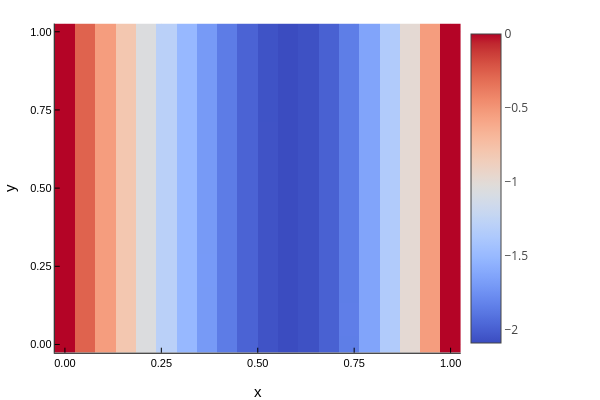

The notebook cell this image was saved under:
### Code cell
a2sol = reshape(sol[Ntot+1:2*Ntot], p.Nx, p.Ny)
heatmap(x,y, a2sol',
xlabel="x",
ylabel="y",
color=:coolwarm
)

### Figure 1 — Plotly figure (JSON) as saved in the notebook; plotly's stock layout.template omitted (floating-point values rounded to 4 significant figures; data arrays with more than 128 entries replaced by an {"elided": "..."} marker saying what was removed)
{"data": [{"colorbar": {"len": 0.9143, "title": "", "x": 0.7679, "y": 0.533}, "colorscale": {"elided": "100x2 mixed values"}, "name": "y1", "showlegend": false, "showscale": true, "type": "heatmap", "x": [-0.02632, 0.02632, 0.07895, 0.1316, 0.1842, 0.2368, 0.2895, 0.3421, 0.3947, 0.4474, 0.5, 0.5526, 0.6053, 0.6579, 0.7105, 0.7632, 0.8158, 0.8684, 0.9211, 0.9737, 1.026], "xaxis": "x", "y": [-0.02632, 0.02632, 0.07895, 0.1316, 0.1842, 0.2368, 0.2895, 0.3421, 0.3947, 0.4474, 0.5, 0.5526, 0.6053, 0.6579, 0.7105, 0.7632, 0.8158, 0.8684, 0.9211, 0.9737, 1.026], "yaxis": "y", "z": {"elided": "20x20 float values"}, "zmax": 1.27e-12, "zmin": -2.084}], "layout": {"annotations": [], "height": 400, "legend": {"bgcolor": "rgba(255, 255, 255, 1.000)", "bordercolor": "rgba(0, 0, 0, 1.000)", "borderwidth": 1, "font": {"color": "rgba(0, 0, 0, 1.000)", "family": "sans-serif", "size": 11}, "title": {"font": {"color": "rgba(0, 0, 0, 1.000)", "family": "sans-serif", "size": 15}, "text": ""}, "tracegroupgap": 0, "traceorder": "normal", "x": 1, "xanchor": "auto", "y": 1, "yanchor": "auto"}, "margin": {"b": 20, "l": 0, "r": 0, "t": 20}, "paper_bgcolor": "rgba(255, 255, 255, 1.000)", "plot_bgcolor": "rgba(255, 255, 255, 1.000)", "showlegend": true, "width": 600, "xaxis": {"anchor": "y", "domain": [0.09128, 0.7679], "gridcolor": "rgba(0, 0, 0, 0.100)", "gridwidth": 0.5, "linecolor": "rgba(0, 0, 0, 1.000)", "mirror": false, "range": [-0.02632, 1.026], "showgrid": true, "showline": true, "showticklabels": true, "tickangle": 0, "tickcolor": "rgb(0, 0, 0)", "tickfont": {"color": "rgba(0, 0, 0, 1.000)", "family": "sans-serif", "size": 11}, "tickmode": "array", "ticks": "inside", "ticktext": ["0.00", "0.25", "0.50", "0.75", "1.00"], "tickvals": [0, 0.25, 0.5, 0.75, 1], "title": "x", "titlefont": {"color": "rgba(0, 0, 0, 1.000)", "family": "sans-serif", "size": 15}, "type": "-", "visible": true, "zeroline": false, "zerolinecolor": "rgba(0, 0, 0, 1.000)"}, "yaxis": {"anchor": "x", "domain": [0.07581, 0.9902], "gridcolor": "rgba(0, 0, 0, 0.100)", "gridwidth": 0.5, "linecolor": "rgba(0, 0, 0, 1.000)", "mirror": false, "range": [-0.02632, 1.026], "showgrid": true, "showline": true, "showticklabels": true, "tickangle": 0, "tickcolor": "rgb(0, 0, 0)", "tickfont": {"color": "rgba(0, 0, 0, 1.000)", "family": "sans-serif", "size": 11}, "tickmode": "array", "ticks": "inside", "ticktext": ["0.00", "0.25", "0.50", "0.75", "1.00"], "tickvals": [0, 0.25, 0.5, 0.75, 1], "title": "y", "titlefont": {"color": "rgba(0, 0, 0, 1.000)", "family": "sans-serif", "size": 15}, "type": "-", "visible": true, "zeroline": false, "zerolinecolor": "rgba(0, 0, 0, 1.000)"}}}
